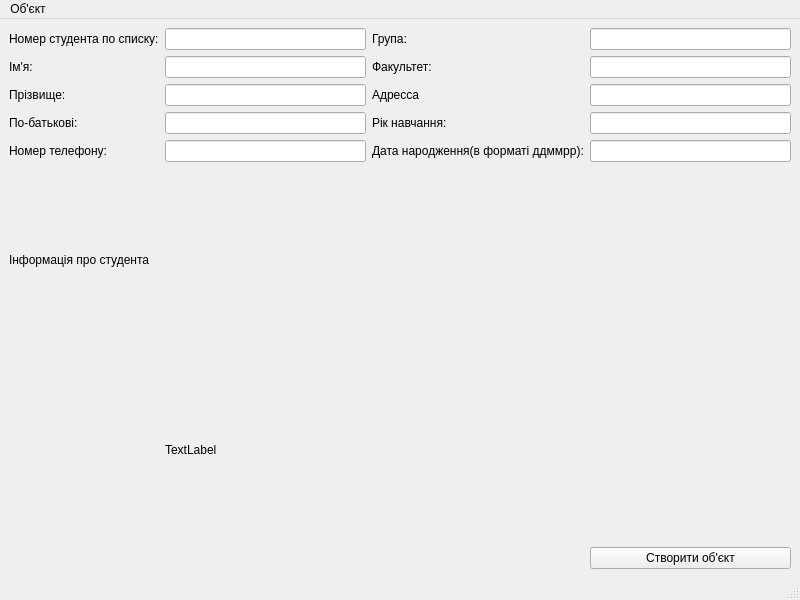
<?xml version="1.0" encoding="UTF-8"?>
<ui version="4.0">
 <class>MainWindow</class>
 <widget class="QMainWindow" name="MainWindow">
  <property name="geometry">
   <rect>
    <x>0</x>
    <y>0</y>
    <width>800</width>
    <height>600</height>
   </rect>
  </property>
  <property name="windowTitle">
   <string>MainWindow</string>
  </property>
  <widget class="QWidget" name="centralwidget">
   <layout class="QGridLayout" name="gridLayout">
    <item row="3" column="1">
     <widget class="QLineEdit" name="lePaternalName"/>
    </item>
    <item row="2" column="2">
     <widget class="QLabel" name="label_7">
      <property name="text">
       <string>Адресса</string>
      </property>
     </widget>
    </item>
    <item row="1" column="3">
     <widget class="QLineEdit" name="leFaculty"/>
    </item>
    <item row="5" column="2">
     <widget class="QLabel" name="label_9">
      <property name="text">
       <string>Дата народження(в форматі ддммрр):</string>
      </property>
     </widget>
    </item>
    <item row="3" column="2">
     <widget class="QLabel" name="label_8">
      <property name="text">
       <string>Рік навчання:</string>
      </property>
     </widget>
    </item>
    <item row="0" column="2">
     <widget class="QLabel" name="label_5">
      <property name="text">
       <string>Група:</string>
      </property>
     </widget>
    </item>
    <item row="2" column="0">
     <widget class="QLabel" name="label_2">
      <property name="text">
       <string>Прізвище:</string>
      </property>
     </widget>
    </item>
    <item row="9" column="3">
     <widget class="QPushButton" name="showInfo">
      <property name="text">
       <string>Створити об'єкт</string>
      </property>
     </widget>
    </item>
    <item row="2" column="3">
     <widget class="QLineEdit" name="leAddress"/>
    </item>
    <item row="3" column="0">
     <widget class="QLabel" name="label_3">
      <property name="text">
       <string>По-батькові:</string>
      </property>
     </widget>
    </item>
    <item row="0" column="0">
     <widget class="QLabel" name="label_4">
      <property name="text">
       <string>Номер студента по списку:</string>
      </property>
     </widget>
    </item>
    <item row="2" column="1">
     <widget class="QLineEdit" name="leLastName"/>
    </item>
    <item row="5" column="3">
     <widget class="QLineEdit" name="leDate"/>
    </item>
    <item row="1" column="0">
     <widget class="QLabel" name="label">
      <property name="text">
       <string>Ім'я:</string>
      </property>
     </widget>
    </item>
    <item row="5" column="0">
     <widget class="QLabel" name="label_10">
      <property name="text">
       <string>Номер телефону:</string>
      </property>
     </widget>
    </item>
    <item row="1" column="1">
     <widget class="QLineEdit" name="leFirstName"/>
    </item>
    <item row="5" column="1">
     <widget class="QLineEdit" name="lePhoneNumber"/>
    </item>
    <item row="0" column="3">
     <widget class="QLineEdit" name="leGroup"/>
    </item>
    <item row="0" column="1">
     <widget class="QLineEdit" name="leId"/>
    </item>
    <item row="1" column="2">
     <widget class="QLabel" name="label_6">
      <property name="text">
       <string>Факультет:</string>
      </property>
     </widget>
    </item>
    <item row="3" column="3">
     <widget class="QLineEdit" name="leYear"/>
    </item>
    <item row="6" column="0">
     <widget class="QLabel" name="label_11">
      <property name="text">
       <string>Інформація про студента</string>
      </property>
     </widget>
    </item>
    <item row="7" column="1" colspan="2">
     <widget class="QLabel" name="lbStudentInfo">
      <property name="text">
       <string>TextLabel</string>
      </property>
      <property name="wordWrap">
       <bool>true</bool>
      </property>
     </widget>
    </item>
   </layout>
  </widget>
  <widget class="QMenuBar" name="menubar">
   <property name="geometry">
    <rect>
     <x>0</x>
     <y>0</y>
     <width>800</width>
     <height>23</height>
    </rect>
   </property>
   <widget class="QMenu" name="menu">
    <property name="title">
     <string>Об'єкт</string>
    </property>
    <addaction name="separator"/>
    <addaction name="separator"/>
    <addaction name="aCreateObject"/>
    <addaction name="separator"/>
    <addaction name="aShowObject"/>
    <addaction name="separator"/>
    <addaction name="aQuit"/>
   </widget>
   <addaction name="menu"/>
  </widget>
  <widget class="QStatusBar" name="statusbar"/>
  <action name="aCreateObject">
   <property name="text">
    <string>Створити Об'єкт</string>
   </property>
  </action>
  <action name="aShowObject">
   <property name="text">
    <string>Показати об'єкт</string>
   </property>
  </action>
  <action name="aQuit">
   <property name="text">
    <string>Вийти</string>
   </property>
  </action>
 </widget>
 <resources/>
 <connections/>
</ui>
